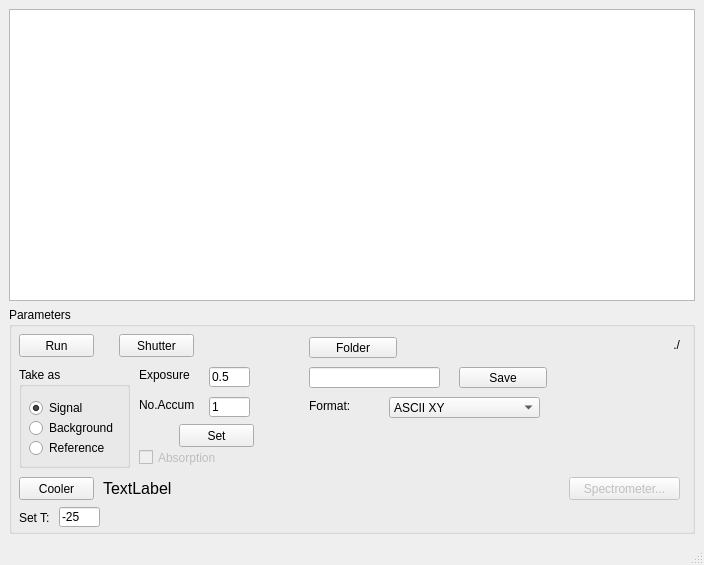
<?xml version="1.0" encoding="UTF-8"?>
<ui version="4.0">
 <class>MainWindow</class>
 <widget class="QMainWindow" name="MainWindow">
  <property name="geometry">
   <rect>
    <x>0</x>
    <y>0</y>
    <width>704</width>
    <height>565</height>
   </rect>
  </property>
  <property name="windowTitle">
   <string>Andor iDus</string>
  </property>
  <property name="windowIcon">
   <iconset>
    <normaloff>Andor.ico</normaloff>Andor.ico</iconset>
  </property>
  <widget class="QWidget" name="centralwidget">
   <layout class="QVBoxLayout" name="verticalLayout_2">
    <item>
     <widget class="PlotWidget" name="graphicsView">
      <property name="minimumSize">
       <size>
        <width>0</width>
        <height>150</height>
       </size>
      </property>
     </widget>
    </item>
    <item>
     <layout class="QHBoxLayout" name="horizontalLayout">
      <item>
       <widget class="QGroupBox" name="ParamBox">
        <property name="minimumSize">
         <size>
          <width>270</width>
          <height>227</height>
         </size>
        </property>
        <property name="maximumSize">
         <size>
          <width>16777215</width>
          <height>16777215</height>
         </size>
        </property>
        <property name="title">
         <string>Parameters</string>
        </property>
        <widget class="QPushButton" name="runButt">
         <property name="geometry">
          <rect>
           <x>10</x>
           <y>27</y>
           <width>75</width>
           <height>23</height>
          </rect>
         </property>
         <property name="text">
          <string>Run</string>
         </property>
         <property name="checkable">
          <bool>true</bool>
         </property>
        </widget>
        <widget class="QLabel" name="label_12">
         <property name="geometry">
          <rect>
           <x>130</x>
           <y>60</y>
           <width>61</width>
           <height>16</height>
          </rect>
         </property>
         <property name="text">
          <string>Exposure</string>
         </property>
        </widget>
        <widget class="QLabel" name="label_13">
         <property name="geometry">
          <rect>
           <x>130</x>
           <y>90</y>
           <width>61</width>
           <height>16</height>
          </rect>
         </property>
         <property name="text">
          <string>No.Accum</string>
         </property>
        </widget>
        <widget class="QLineEdit" name="expEdit">
         <property name="geometry">
          <rect>
           <x>200</x>
           <y>60</y>
           <width>41</width>
           <height>20</height>
          </rect>
         </property>
         <property name="text">
          <string>0.5</string>
         </property>
        </widget>
        <widget class="QLineEdit" name="noAccEdit">
         <property name="geometry">
          <rect>
           <x>200</x>
           <y>90</y>
           <width>41</width>
           <height>20</height>
          </rect>
         </property>
         <property name="text">
          <string>1</string>
         </property>
        </widget>
        <widget class="QPushButton" name="setParmsButt">
         <property name="enabled">
          <bool>true</bool>
         </property>
         <property name="geometry">
          <rect>
           <x>170</x>
           <y>117</y>
           <width>75</width>
           <height>23</height>
          </rect>
         </property>
         <property name="text">
          <string>Set</string>
         </property>
         <property name="checkable">
          <bool>false</bool>
         </property>
        </widget>
        <widget class="QPushButton" name="locButt">
         <property name="geometry">
          <rect>
           <x>300</x>
           <y>30</y>
           <width>88</width>
           <height>21</height>
          </rect>
         </property>
         <property name="text">
          <string>Folder</string>
         </property>
        </widget>
        <widget class="QLabel" name="locLabel">
         <property name="geometry">
          <rect>
           <x>410</x>
           <y>27</y>
           <width>261</width>
           <height>21</height>
          </rect>
         </property>
         <property name="text">
          <string>./</string>
         </property>
         <property name="alignment">
          <set>Qt::AlignRight|Qt::AlignTrailing|Qt::AlignVCenter</set>
         </property>
        </widget>
        <widget class="QLineEdit" name="nameEdit">
         <property name="geometry">
          <rect>
           <x>300</x>
           <y>60</y>
           <width>131</width>
           <height>21</height>
          </rect>
         </property>
        </widget>
        <widget class="QPushButton" name="saveButt">
         <property name="geometry">
          <rect>
           <x>450</x>
           <y>60</y>
           <width>88</width>
           <height>21</height>
          </rect>
         </property>
         <property name="text">
          <string>Save</string>
         </property>
        </widget>
        <widget class="QLabel" name="label">
         <property name="geometry">
          <rect>
           <x>300</x>
           <y>90</y>
           <width>58</width>
           <height>18</height>
          </rect>
         </property>
         <property name="text">
          <string>Format:</string>
         </property>
        </widget>
        <widget class="QComboBox" name="formatCombo">
         <property name="geometry">
          <rect>
           <x>380</x>
           <y>90</y>
           <width>151</width>
           <height>21</height>
          </rect>
         </property>
         <item>
          <property name="text">
           <string>ASCII XY</string>
          </property>
         </item>
         <item>
          <property name="text">
           <string>ASCII X</string>
          </property>
         </item>
         <item>
          <property name="text">
           <string>float x</string>
          </property>
         </item>
         <item>
          <property name="text">
           <string>double x</string>
          </property>
         </item>
        </widget>
        <widget class="QGroupBox" name="pwrRadioBox">
         <property name="geometry">
          <rect>
           <x>10</x>
           <y>60</y>
           <width>111</width>
           <height>101</height>
          </rect>
         </property>
         <property name="title">
          <string>Take as</string>
         </property>
         <widget class="QRadioButton" name="backChk">
          <property name="geometry">
           <rect>
            <x>10</x>
            <y>50</y>
            <width>101</width>
            <height>22</height>
           </rect>
          </property>
          <property name="text">
           <string>Background</string>
          </property>
         </widget>
         <widget class="QRadioButton" name="sigChk">
          <property name="geometry">
           <rect>
            <x>10</x>
            <y>30</y>
            <width>101</width>
            <height>22</height>
           </rect>
          </property>
          <property name="text">
           <string>Signal</string>
          </property>
          <property name="checked">
           <bool>true</bool>
          </property>
         </widget>
         <widget class="QRadioButton" name="refChk">
          <property name="geometry">
           <rect>
            <x>10</x>
            <y>70</y>
            <width>101</width>
            <height>22</height>
           </rect>
          </property>
          <property name="text">
           <string>Reference</string>
          </property>
         </widget>
        </widget>
        <widget class="QCheckBox" name="absChk">
         <property name="enabled">
          <bool>false</bool>
         </property>
         <property name="geometry">
          <rect>
           <x>130</x>
           <y>140</y>
           <width>91</width>
           <height>21</height>
          </rect>
         </property>
         <property name="text">
          <string>Absorption</string>
         </property>
        </widget>
        <widget class="QLabel" name="expLabel">
         <property name="geometry">
          <rect>
           <x>246</x>
           <y>33</y>
           <width>47</width>
           <height>13</height>
          </rect>
         </property>
         <property name="text">
          <string/>
         </property>
        </widget>
        <widget class="QLabel" name="noAccLabel">
         <property name="geometry">
          <rect>
           <x>248</x>
           <y>64</y>
           <width>47</width>
           <height>13</height>
          </rect>
         </property>
         <property name="text">
          <string/>
         </property>
        </widget>
        <widget class="QLineEdit" name="tempEdit">
         <property name="geometry">
          <rect>
           <x>50</x>
           <y>200</y>
           <width>41</width>
           <height>20</height>
          </rect>
         </property>
         <property name="text">
          <string>-25</string>
         </property>
        </widget>
        <widget class="QLabel" name="label_2">
         <property name="geometry">
          <rect>
           <x>10</x>
           <y>202</y>
           <width>41</width>
           <height>17</height>
          </rect>
         </property>
         <property name="text">
          <string>Set T:</string>
         </property>
        </widget>
        <widget class="QPushButton" name="coolButt">
         <property name="geometry">
          <rect>
           <x>10</x>
           <y>170</y>
           <width>75</width>
           <height>23</height>
          </rect>
         </property>
         <property name="text">
          <string>Cooler</string>
         </property>
         <property name="checkable">
          <bool>true</bool>
         </property>
        </widget>
        <widget class="QLabel" name="tempLabel">
         <property name="geometry">
          <rect>
           <x>94</x>
           <y>171</y>
           <width>171</width>
           <height>21</height>
          </rect>
         </property>
         <property name="font">
          <font>
           <family>Arial</family>
           <pointsize>12</pointsize>
          </font>
         </property>
         <property name="text">
          <string>TextLabel</string>
         </property>
        </widget>
        <widget class="QPushButton" name="shutButt">
         <property name="geometry">
          <rect>
           <x>110</x>
           <y>27</y>
           <width>75</width>
           <height>23</height>
          </rect>
         </property>
         <property name="text">
          <string>Shutter</string>
         </property>
         <property name="checkable">
          <bool>true</bool>
         </property>
        </widget>
        <widget class="QPushButton" name="spectromButt">
         <property name="enabled">
          <bool>false</bool>
         </property>
         <property name="geometry">
          <rect>
           <x>560</x>
           <y>170</y>
           <width>111</width>
           <height>23</height>
          </rect>
         </property>
         <property name="text">
          <string>Spectrometer...</string>
         </property>
         <property name="checkable">
          <bool>true</bool>
         </property>
        </widget>
       </widget>
      </item>
     </layout>
    </item>
   </layout>
  </widget>
  <widget class="QMenuBar" name="menubar">
   <property name="geometry">
    <rect>
     <x>0</x>
     <y>0</y>
     <width>704</width>
     <height>22</height>
    </rect>
   </property>
  </widget>
  <widget class="QStatusBar" name="statusbar"/>
 </widget>
 <customwidgets>
  <customwidget>
   <class>PlotWidget</class>
   <extends>QGraphicsView</extends>
   <header>pyqtgraph</header>
  </customwidget>
 </customwidgets>
 <tabstops>
  <tabstop>expEdit</tabstop>
  <tabstop>runButt</tabstop>
 </tabstops>
 <resources/>
 <connections/>
</ui>
